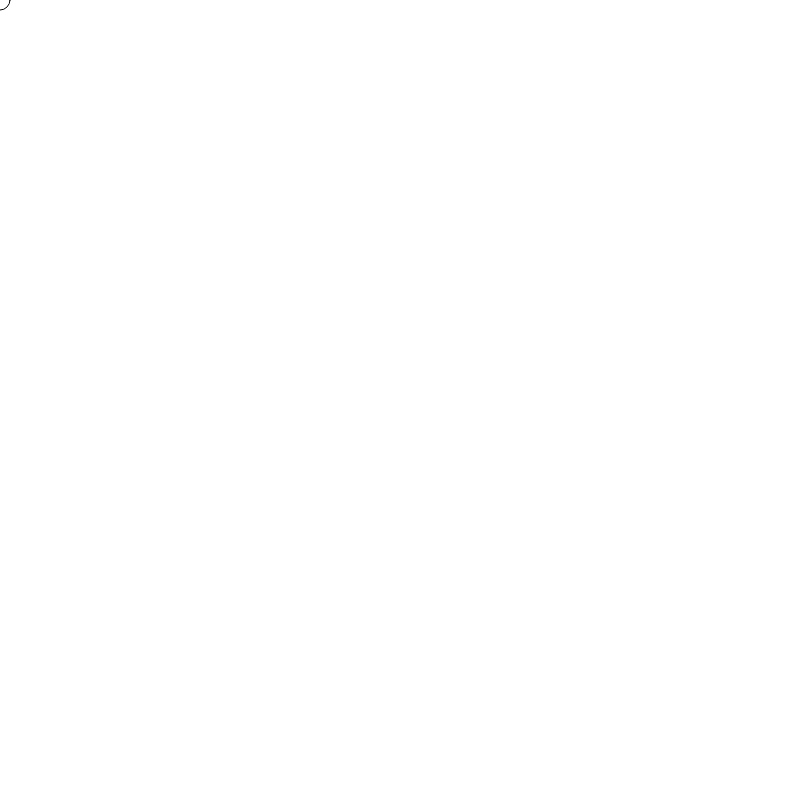
Frame 1 (no input)
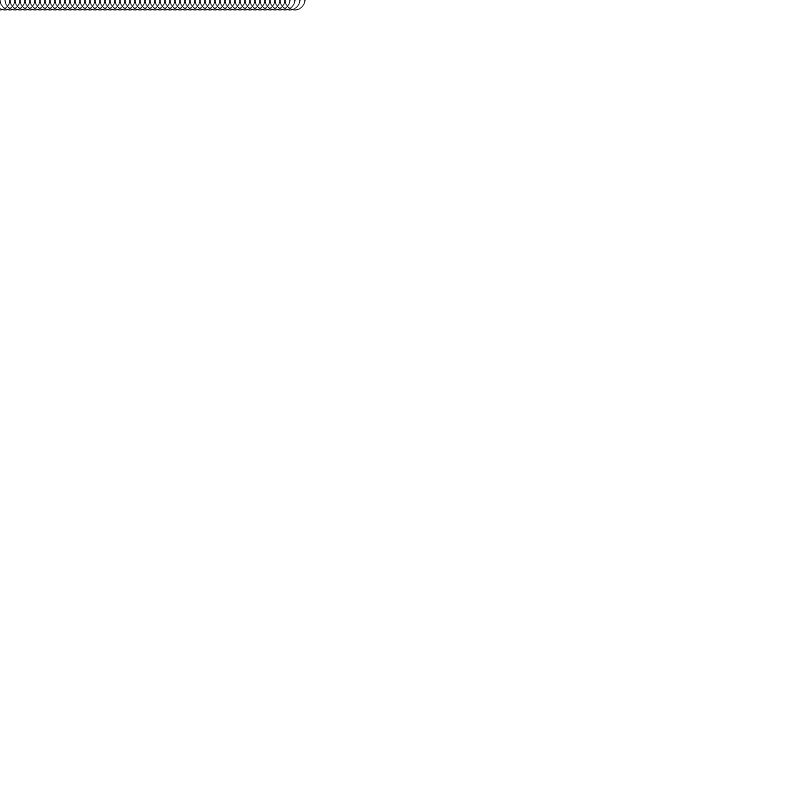
Frame 60 (no input)
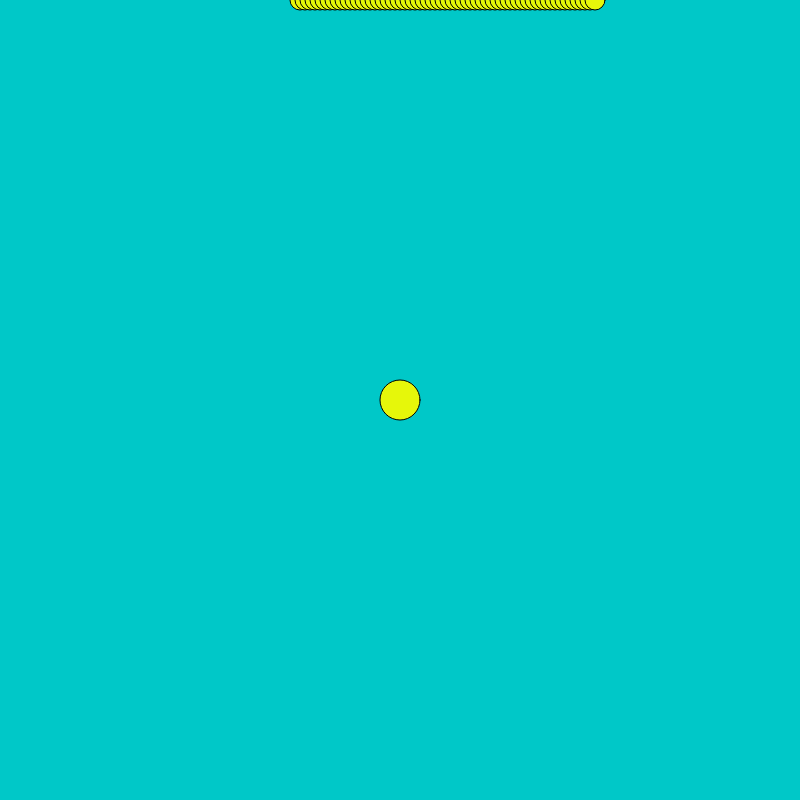
Frame 120 (the mouse pressed at the canvas centre since frame 60)

The p5.js sketch that drew these frames (run headless with seeded random() and noise() and a simulated clock; from frame 60 on, the mouse is pressed at the canvas centre):

// p5.js sketch
// ── sketch.js
// JavaScript Animation with p5 library

// set up x and y coordinates for center of circle
var x = 0;
var y = 0;

// setup() runs once when the page first loads
function setup() {
  // remove fill
  noFill();

  // create canvas of size 800 x 800
  createCanvas(800, 800); // origin is in upper left corner
}

// draw() runs on a loop and happens many times
function draw() {
  ellipse(x, y, 20)
  x = x + 5;

  if (x > width) {
      y = y + 100;
      x = 0;
    }

  if (y > height) {
      noLoop();
    }

  console.log(`x: ${x} y:${y}`);
}

function mousePressed() {
  clear();
  makeBackground();
  fill(Math.random()*255, Math.random()*255, Math.random()*255)
  ellipse(mouseX, mouseY, 40, 40);
}

function makeBackground() {
  background(0, 200, 200); // choose your own values from 0 to 255
}
// ── hello-world.js
// My first JavaScript Program by Ian Nicholson

// Don't worry that my code is different colors from yours, that's called "syntax highlighting"
// Syntax highlighting depends on your text editor settings, and it doesn't affect your code execution

// "Hello, World!" program - make computer display "Hello, World!"
console.log("Hello, World!");

// Use a variable that is a string
var greeting = "Hello, World!"; // This var is a string, "=" sign means assignment

console.log(greeting);

// We can call console.log() with a different variable
var shout = "HELLO, WORLD!";

console.log(shout);

// Interpolate a variable
var username = "Ian";

var customGreeting = `Hello, ${username}!`; // variable names in JS are camelCase

console.log(customGreeting);

// Our program output is getting crowded, let's "comment out" some code so it doesn't run
// Comments let us put notes in our code

// What if I want to say "Hello, World!" multiple times?

console.log(greeting);
console.log(greeting);
console.log(greeting);
console.log(greeting);
console.log(greeting);
console.log(greeting);

// It's better to use a loop to repeat
for (i = 0; i < 6; i++ ) {
  console.log(shout);
}

// Variables can be numbers, too
var x = 4;
var y = 10;

console.log(x*y);

// You can have variables inside of loops
// for (i = 0; i < 10; i++) {
//   console.log(`pushup number ${i}`); // i is a variable inside this loop
// }

// Now let's write a function to make it easy to do those pushups

function doPushups() {
  for (i = 0; i < 10; i++) {
    console.log(`pushup number ${i}`); // i is a variable inside this loop
  }
}

doPushups(); // use "()" to call a function

// Let's add some situps

function doSitups() {
  for (i = 0; i < 10; i++) {
    console.log(`situp number ${i}`); // i is a variable inside this loop
  }
}

doSitups();

// Let's add chinups

function doChinups() {
  for (i = 0; i < 10; i++) {
    console.log(`chinup number ${i}`); // i is a variable inside this loop
  }
}

doChinups();

// I can write a function that executes other functions

function doExercises() {
  console.log("Doin' my exercises to get swole:");
  doPushups();
  doSitups();
  doChinups();
}

doExercises();

// What if I don't want to do 10 pushups every time, but want to choose the number?

function doPushups(count) { // "count" is a parameter here
  for (i = 1; i <= count; i++) {
    console.log(`pushup number ${i}`); // i is a variable inside this loop
  }
}

doPushups(12); // the function "doPushups" is executed with an argument of "12"

// Push changes to GitHub
